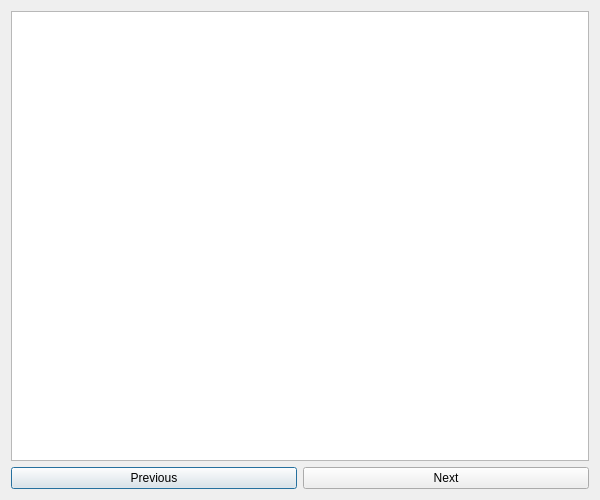
<?xml version="1.0" encoding="UTF-8"?>
<ui version="4.0">
 <class>Dialog</class>
 <widget class="QDialog" name="Dialog">
  <property name="geometry">
   <rect>
    <x>0</x>
    <y>0</y>
    <width>600</width>
    <height>500</height>
   </rect>
  </property>
  <property name="windowTitle">
   <string>Dialog</string>
  </property>
  <layout class="QVBoxLayout" name="verticalLayout">
   <item>
    <widget class="QTextBrowser" name="textBrowser"/>
   </item>
   <item>
    <layout class="QHBoxLayout" name="horizontalLayout">
     <item>
      <widget class="QPushButton" name="prevPushButton">
       <property name="text">
        <string>Previous</string>
       </property>
      </widget>
     </item>
     <item>
      <widget class="QPushButton" name="nextPushButton">
       <property name="text">
        <string>Next</string>
       </property>
      </widget>
     </item>
    </layout>
   </item>
  </layout>
 </widget>
 <resources/>
 <connections/>
</ui>
